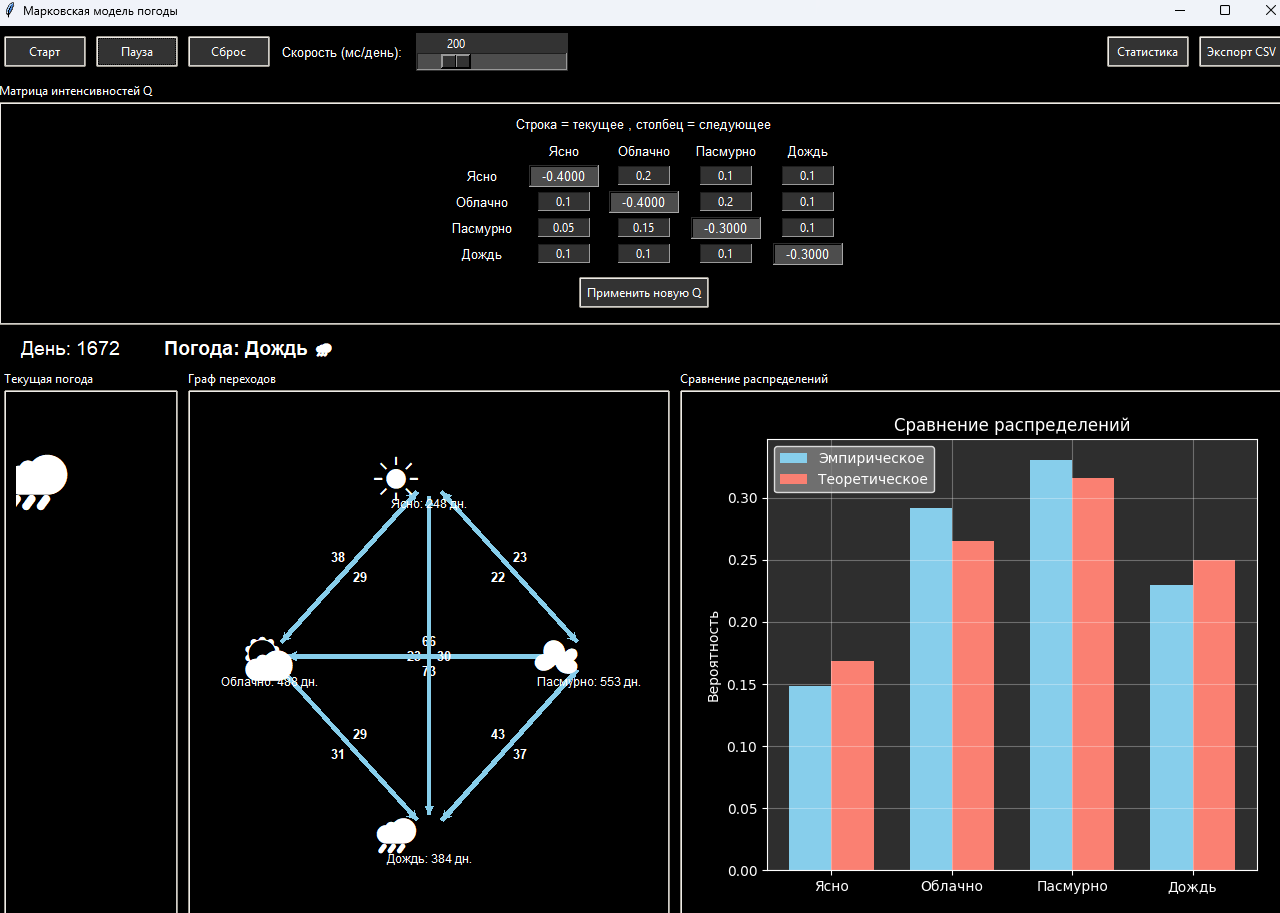

Write Python code to recreate this figure.
import tkinter as tk
from tkinter import ttk, messagebox
import numpy as np
import math
import matplotlib
matplotlib.use('TkAgg')
from matplotlib.backends.backend_tkagg import FigureCanvasTkAgg
from matplotlib.figure import Figure
import csv

try:
    from scipy.linalg import expm
    SCIPY_AVAILABLE = True
except ImportError:
    SCIPY_AVAILABLE = False

def matrix_exponential(A):
    if SCIPY_AVAILABLE:
        return expm(A)
    eigvals, eigvecs = np.linalg.eig(A)
    if np.linalg.matrix_rank(eigvecs) < A.shape[0]:
        raise ValueError("Матрица не диагонализуема, expm не может быть вычислена без SciPy.")
    V = eigvecs
    V_inv = np.linalg.inv(V)
    D = np.diag(np.exp(eigvals))
    return V @ D @ V_inv

WEATHER_NAMES = {
    1: "Ясно ☀️",
    2: "Облачно ⛅",
    3: "Пасмурно ☁️",
    4: "Дождь 🌧️"
}
EMOJI = {1: "☀️", 2: "⛅", 3: "☁️", 4: "🌧️"}

INIT_Q = np.array([
    [-0.4,  0.2,  0.1,  0.1],
    [ 0.1, -0.4,  0.2,  0.1],
    [ 0.05, 0.15, -0.3, 0.1],
    [ 0.1,  0.1,  0.1, -0.3]
])

class MarkovWeatherApp:
    def __init__(self, root):
        self.root = root
        self.root.title("Марковская модель погоды ")
        self.root.geometry("1300x900")
        self.root.configure(bg='black')
        self.root.protocol("WM_DELETE_WINDOW", self.on_closing)

        style = ttk.Style()
        style.theme_use('clam')
        style.configure('Black.TFrame', background='black')
        style.configure('Black.TLabel', background='black', foreground='white', font=("Arial", 10))
        style.configure('Black.TButton', background='gray20', foreground='white')
        style.configure('Black.TLabelframe', background='black', foreground='white', fieldbackground='black')
        style.configure('Black.TLabelframe.Label', background='black', foreground='white')

        self.num_states = 4
        self.Q = INIT_Q.copy()
        self.P = matrix_exponential(self.Q)
        self.pi_theoretical = self._calc_stationary(self.Q)

        self.current_state = 1
        self.day = 0
        self.history = [self.current_state]
        self.trans_count = np.zeros((self.num_states, self.num_states), dtype=int)

        self.running = False
        self.job_id = None
        self.speed_ms = 200

        self.q_vars = {}
        self.q_labels = {}

        self.create_widgets()
        self.update_info()
        self.graph_canvas.bind('<Configure>', lambda e: self.update_graph())
        self.update_comparison_plot()

    def _calc_stationary(self, Q):
        A = np.vstack([Q.T, np.ones(Q.shape[0])])
        b = np.zeros(Q.shape[0] + 1)
        b[-1] = 1.0
        pi, _, _, _ = np.linalg.lstsq(A, b, rcond=None)
        return pi

    def create_widgets(self):
        control_frame = ttk.Frame(self.root, style='Black.TFrame', padding=5)
        control_frame.pack(fill=tk.X)

        ttk.Button(control_frame, text="Старт", command=self.start, style='Black.TButton').pack(side=tk.LEFT, padx=5)
        ttk.Button(control_frame, text="Пауза", command=self.pause, style='Black.TButton').pack(side=tk.LEFT, padx=5)
        ttk.Button(control_frame, text="Сброс", command=self.reset, style='Black.TButton').pack(side=tk.LEFT, padx=5)

        ttk.Label(control_frame, text="Скорость (мс/день):", style='Black.TLabel').pack(side=tk.LEFT, padx=5)
        self.speed_slider = tk.Scale(control_frame, from_=10, to=1000, orient=tk.HORIZONTAL,
                                     length=150, command=self.set_speed,
                                     bg='gray20', fg='white', troughcolor='gray30', highlightbackground='black')
        self.speed_slider.set(self.speed_ms)
        self.speed_slider.pack(side=tk.LEFT, padx=5)

        ttk.Button(control_frame, text="Экспорт CSV", command=self.export_csv, style='Black.TButton').pack(side=tk.RIGHT, padx=5)
        ttk.Button(control_frame, text="Статистика", command=self.show_statistics, style='Black.TButton').pack(side=tk.RIGHT, padx=5)

        q_frame = ttk.LabelFrame(self.root, text="Матрица интенсивностей Q ",
                                 style='Black.TLabelframe', padding=10)
        q_frame.pack(fill=tk.X, padx=5, pady=5)

        ttk.Label(q_frame, text="Строка = текущее , столбец = следующее", style='Black.TLabel').pack()

        grid_frame = ttk.Frame(q_frame, style='Black.TFrame')
        grid_frame.pack(pady=5)

        ttk.Label(grid_frame, text="", style='Black.TLabel').grid(row=0, column=0, padx=10, pady=2)
        for j in range(self.num_states):
            ttk.Label(grid_frame, text=WEATHER_NAMES[j+1].split()[0], style='Black.TLabel').grid(row=0, column=j+1, padx=10, pady=2)

        for i in range(self.num_states):
            ttk.Label(grid_frame, text=WEATHER_NAMES[i+1].split()[0], style='Black.TLabel').grid(row=i+1, column=0, padx=10, pady=2)
            for j in range(self.num_states):
                if i == j:
                    lbl = tk.Label(grid_frame, text="0.0", relief="sunken", width=8,
                                   bg="gray30", fg="white", font=("Arial", 10))
                    lbl.grid(row=i+1, column=j+1, padx=5, pady=2)
                    self.q_labels[(i, j)] = lbl
                else:
                    var = tk.StringVar()
                    var.set(str(self.Q[i, j]))
                    entry = tk.Entry(grid_frame, textvariable=var, width=8, justify="center",
                                     bg="gray20", fg="white", insertbackground="white")
                    entry.grid(row=i+1, column=j+1, padx=5, pady=2)
                    var.trace_add("write", lambda *args, row=i: self._update_diagonals(row))
                    self.q_vars[(i, j)] = var

        ttk.Button(q_frame, text="Применить новую Q", command=self.apply_q, style='Black.TButton').pack(pady=5)

        info_frame = ttk.Frame(self.root, style='Black.TFrame', padding=5)
        info_frame.pack(fill=tk.X)

        self.day_label = ttk.Label(info_frame, text="День: 0", font=("Arial", 14), style='Black.TLabel')
        self.day_label.pack(side=tk.LEFT, padx=20)

        self.weather_label = ttk.Label(info_frame, text="Погода: Ясно ☀️", font=("Arial", 14, "bold"), style='Black.TLabel')
        self.weather_label.pack(side=tk.LEFT, padx=20)

        viz_frame = ttk.Frame(self.root, style='Black.TFrame')
        viz_frame.pack(fill=tk.BOTH, expand=True, padx=5, pady=5)

        icon_frame = ttk.LabelFrame(viz_frame, text="Текущая погода", style='Black.TLabelframe', padding=10)
        icon_frame.pack(side=tk.LEFT, fill=tk.Y, padx=5)

        self.canvas_icon = tk.Canvas(icon_frame, width=150, height=150, bg='black', highlightthickness=0)
        self.canvas_icon.pack()

        graph_frame = ttk.LabelFrame(viz_frame, text="Граф переходов ", style='Black.TLabelframe', padding=10)
        graph_frame.pack(side=tk.LEFT, fill=tk.BOTH, expand=True, padx=5)

        self.graph_canvas = tk.Canvas(graph_frame, bg='black', highlightthickness=0)
        self.graph_canvas.pack(fill=tk.BOTH, expand=True)

        plot_frame = ttk.LabelFrame(viz_frame, text="Сравнение распределений", style='Black.TLabelframe', padding=10)
        plot_frame.pack(side=tk.RIGHT, fill=tk.BOTH, expand=True, padx=5)

        self.fig = Figure(figsize=(5, 4), dpi=100, facecolor='black')
        self.ax = self.fig.add_subplot(1, 1, 1)
        self.ax.set_facecolor('#2E2E2E')
        self.ax.tick_params(colors='white')
        self.ax.xaxis.label.set_color('white')
        self.ax.yaxis.label.set_color('white')
        self.ax.title.set_color('white')
        for spine in self.ax.spines.values():
            spine.set_color('white')
        self.ax.grid(True, alpha=0.3, color='white')

        self.canvas_plot = FigureCanvasTkAgg(self.fig, master=plot_frame)
        self.canvas_plot.get_tk_widget().pack(fill=tk.BOTH, expand=True)

        for i in range(self.num_states):
            self._update_diagonals(i)

    def _update_diagonals(self, row):
        try:
            total = 0.0
            for j in range(self.num_states):
                if j != row:
                    val_str = self.q_vars[(row, j)].get()
                    val = float(val_str)
                    if val < 0:
                        return
                    total += val
            diag = -total
            self.q_labels[(row, row)].config(text=f"{diag:.4f}")
        except (ValueError, tk.TclError):
            pass

    def apply_q(self):
        new_Q = np.zeros((self.num_states, self.num_states))
        try:
            for i in range(self.num_states):
                row_sum = 0.0
                for j in range(self.num_states):
                    if i != j:
                        val_str = self.q_vars[(i, j)].get()
                        val = float(val_str)
                        if val < 0:
                            raise ValueError(f"Отрицательная интенсивность в ячейке ({i+1},{j+1})")
                        new_Q[i, j] = val
                        row_sum += val
                new_Q[i, i] = -row_sum
            P_new = matrix_exponential(new_Q)
            pi_new = self._calc_stationary(new_Q)
            self.Q = new_Q
            self.P = P_new
            self.pi_theoretical = pi_new
            self.reset()
            messagebox.showinfo("Матрица Q обновлена","...........")
        except Exception as e:
            messagebox.showerror("Ошибка ввода", f"Некорректные данные: {str(e)}")

    def draw_icon(self):
        self.canvas_icon.delete("all")
        emoji = EMOJI.get(self.current_state, "?")
        self.canvas_icon.create_text(75, 75, text=emoji, font=("Arial", 60), anchor="center", fill="white")

    def update_graph(self):
        self.graph_canvas.delete("all")
        w = self.graph_canvas.winfo_width()
        h = self.graph_canvas.winfo_height()
        if w < 50 or h < 50:
            return

        node_centers = {
            1: (0.5 * w, 0.15 * h),
            2: (0.15 * w, 0.5 * h),
            3: (0.85 * w, 0.5 * h),
            4: (0.5 * w, 0.85 * h)
        }

        counts = [self.history.count(s) for s in range(1, self.num_states+1)]
        total = len(self.history)

        font_size = max(20, int(min(w, h) * 0.08))
        effective_radius = font_size * 0.5

        for i in range(1, self.num_states+1):
            for j in range(1, self.num_states+1):
                if i == j or self.trans_count[i-1, j-1] == 0:
                    continue
                xi, yi = node_centers[i]
                xj, yj = node_centers[j]
                dx = xj - xi
                dy = yj - yi
                dist = math.hypot(dx, dy)
                if dist == 0:
                    continue
                offset_i = effective_radius / dist
                offset_j = effective_radius / dist
                x1 = xi + dx * offset_i
                y1 = yi + dy * offset_i
                x2 = xj - dx * offset_j
                y2 = yj - dy * offset_j
                cnt = self.trans_count[i-1, j-1]
                width = 1 + math.log(cnt + 1)
                self.graph_canvas.create_line(x1, y1, x2, y2,
                                              arrow=tk.LAST, fill='skyblue', width=width)
                mx = (x1 + x2) / 2
                my = (y1 + y2) / 2
                perp_dx = -dy / dist
                perp_dy = dx / dist
                shift = 15
                tx = mx + perp_dx * shift
                ty = my + perp_dy * shift
                self.graph_canvas.create_text(tx, ty, text=str(cnt),
                                              fill='white', font=('Arial', 10, 'bold'))

        for state in range(1, self.num_states+1):
            cx, cy = node_centers[state]
            self.graph_canvas.create_text(cx, cy, text=EMOJI[state],
                                          font=('Arial', font_size), anchor='center',
                                          fill='white')
            label = f"{WEATHER_NAMES[state].split()[0]}: {counts[state-1]} дн."
            self.graph_canvas.create_text(cx, cy + font_size*0.7, text=label,
                                          fill='white', font=('Arial', 9))

    def update_comparison_plot(self):
        self.ax.clear()
        self.ax.set_facecolor('#2E2E2E')
        if self.history:
            states, cnts = np.unique(self.history, return_counts=True)
            emp_freq = np.zeros(self.num_states)
            for st, cnt in zip(states, cnts):
                emp_freq[int(st)-1] = cnt
            emp_prob = emp_freq / len(self.history)

            x = np.arange(1, self.num_states+1)
            width = 0.35
            self.ax.bar(x - width/2, emp_prob, width, label='Эмпирическое', color='skyblue')
            self.ax.bar(x + width/2, self.pi_theoretical, width, label='Теоретическое', color='salmon')
            self.ax.set_xticks(x)
            self.ax.set_xticklabels([WEATHER_NAMES[i].split()[0] for i in range(1, self.num_states+1)], color='white')
            self.ax.set_ylabel("Вероятность", color='white')
            self.ax.set_title("Сравнение распределений", color='white')
            self.ax.legend(facecolor='gray', edgecolor='white', labelcolor='white')
            self.ax.grid(True, alpha=0.3, color='white')
            self.ax.tick_params(colors='white')
            for spine in self.ax.spines.values():
                spine.set_color('white')
        else:
            self.ax.set_title("Нет данных", color='white')
            self.ax.tick_params(colors='white')
            for spine in self.ax.spines.values():
                spine.set_color('white')
        self.fig.tight_layout()
        self.canvas_plot.draw()

    def update_info(self):
        self.day_label.config(text=f"День: {self.day}")
        self.weather_label.config(text=f"Погода: {WEATHER_NAMES[self.current_state]}")
        self.draw_icon()
        self.update_graph()
        self.update_comparison_plot()

    def set_speed(self, val):
        self.speed_ms = int(val)

    def start(self):
        if not self.running:
            self.running = True
            self.run_step()

    def pause(self):
        if self.running:
            self.running = False
            if self.job_id:
                self.root.after_cancel(self.job_id)
                self.job_id = None

    def reset(self):
        self.pause()
        self.current_state = 1
        self.day = 0
        self.history = [self.current_state]
        self.trans_count = np.zeros((self.num_states, self.num_states), dtype=int)
        self.update_info()

    def run_step(self):
        if not self.running:
            return
        prev_state = self.current_state
        self.day += 1
        probs = self.P[self.current_state - 1, :]
        self.current_state = np.random.choice(np.arange(1, self.num_states+1), p=probs)
        self.trans_count[prev_state-1, self.current_state-1] += 1
        self.history.append(self.current_state)
        self.update_info()
        self.job_id = self.root.after(self.speed_ms, self.run_step)

    def export_csv(self):
        if not self.history:
            messagebox.showwarning("Экспорт", "Нет данных для сохранения.")
            return

        with open('weather_log.csv', 'w', newline='', encoding='utf-8') as f:
            writer = csv.writer(f)
            writer.writerow(['Day', 'State', 'Weather'])
            for day, state in enumerate(self.history):
                writer.writerow([day, state, WEATHER_NAMES[state].split()[0]])

        with open('statistics.csv', 'w', newline='', encoding='utf-8') as f:
            writer = csv.writer(f)
            writer.writerow(['Metric', 'State', 'Value'])
            counts = [self.history.count(s) for s in range(1, self.num_states+1)]
            total_days = len(self.history)

            for i in range(1, self.num_states+1):
                writer.writerow(['Empirical_Count', WEATHER_NAMES[i].split()[0], counts[i-1]])
                writer.writerow(['Empirical_Probability', WEATHER_NAMES[i].split()[0], counts[i-1]/total_days])
                writer.writerow(['Theoretical_Stationary_Probability', WEATHER_NAMES[i].split()[0], self.pi_theoretical[i-1]])

            writer.writerow([])
            writer.writerow(['Empirical Transition Matrix', '', ''])
            for i in range(self.num_states):
                for j in range(self.num_states):
                    writer.writerow(['Transition_Count', f'{i+1}->{j+1}', self.trans_count[i, j]])
            row_sums = self.trans_count.sum(axis=1, keepdims=True)
            with np.errstate(divide='ignore', invalid='ignore'):
                trans_prob = np.where(row_sums > 0, self.trans_count / row_sums, 0.0)
            writer.writerow([])
            writer.writerow(['Empirical Transition Probabilities', '', ''])
            for i in range(self.num_states):
                for j in range(self.num_states):
                    writer.writerow(['Transition_Probability', f'{i+1}->{j+1}', trans_prob[i, j]])

            writer.writerow([])
            writer.writerow(['Theoretical P(1) = expm(Q)', '', ''])
            for i in range(self.num_states):
                for j in range(self.num_states):
                    writer.writerow(['Theoretical_Transition', f'{i+1}->{j+1}', self.P[i, j]])

        messagebox.showinfo("Экспорт", "Данные сохранены в weather_log.csv и statistics.csv")

    def show_statistics(self):
        if not self.history:
            messagebox.showinfo("Статистика", "Нет данных для анализа.")
            return

        total = len(self.history)
        counts = [self.history.count(s) for s in range(1, self.num_states+1)]

        text = f"Статистика после {total} дней\n"
        text += "="*40 + "\n"
        text += f"{'Погода':<12} {'Дней':<6} {'Частота':<10} {'Теор.стац.':<12}\n"
        for i in range(self.num_states):
            wname = WEATHER_NAMES[i+1].split()[0]
            text += f"{wname:<12} {counts[i]:<6} {counts[i]/total:<10.4f} {self.pi_theoretical[i]:<12.4f}\n"

        text += "\nСредняя продолжительность серии:\n"
        for state in range(1, self.num_states+1):
            seq = []
            cnt = 0
            for s in self.history:
                if s == state:
                    cnt += 1
                elif cnt > 0:
                    seq.append(cnt)
                    cnt = 0
            if cnt > 0:
                seq.append(cnt)
            emp_mean = np.mean(seq) if seq else 0
            theo_mean = 1 / (1 - self.P[state-1, state-1]) if self.P[state-1, state-1] < 1 else float('inf')
            text += f"{WEATHER_NAMES[state].split()[0]:<12} эмп.={emp_mean:.2f}   теор.={theo_mean:.2f}\n"

        stat_win = tk.Toplevel(self.root)
        stat_win.title("Статистика моделирования")
        stat_win.configure(bg='black')
        text_widget = tk.Text(stat_win, wrap=tk.WORD, font=("Consolas", 11),
                              bg='gray20', fg='white', insertbackground='white')
        text_widget.insert("1.0", text)
        text_widget.config(state=tk.DISABLED)
        text_widget.pack(fill=tk.BOTH, expand=True, padx=10, pady=10)

    def on_closing(self):
        self.pause()
        self.root.destroy()


if __name__ == "__main__":
    root = tk.Tk()
    app = MarkovWeatherApp(root)
    root.mainloop()
